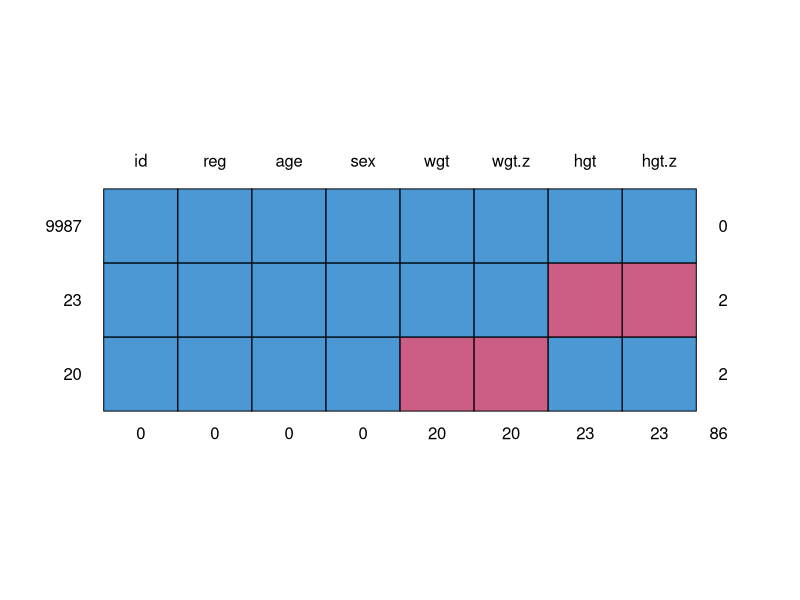
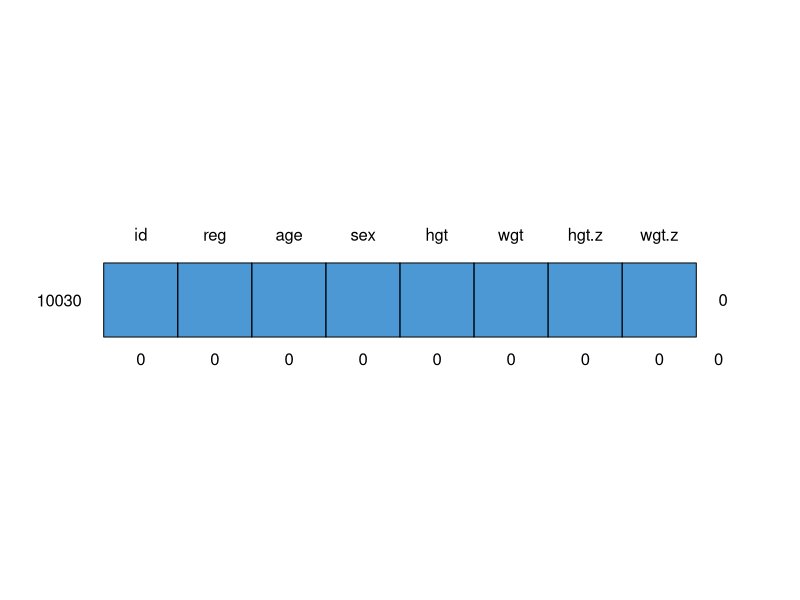
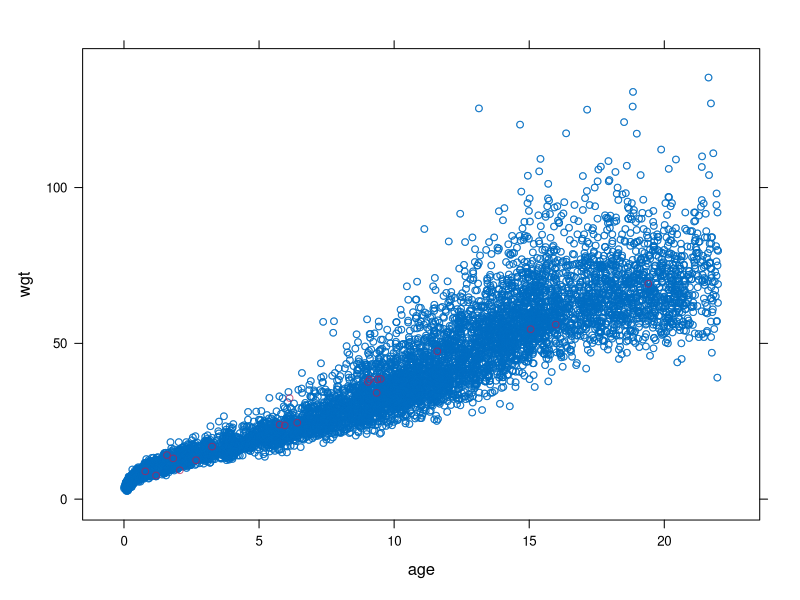
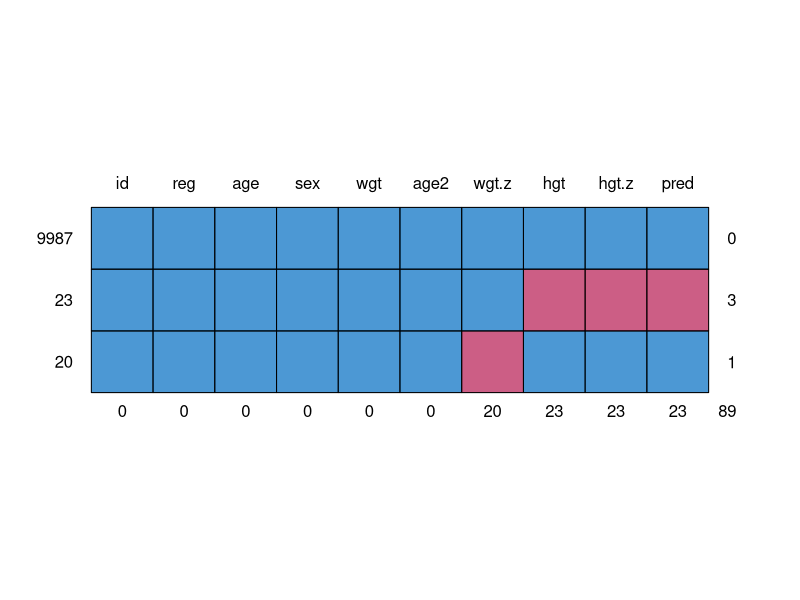

The R source for these figures, in order:
## ---- chunk 1
#loading libraries
library(tidyverse)
library(mice)
library(dplyr)
## ---- chunk 2
?nhanes

df <- nhanes
df_cc <- na.omit(df) #omiting the n/a values
df_cc
## ---- chunk 3
#compute the mean
imp_mean <- mice(df, method = "mean", m = 1, maxit = 1)

#put on new df to store the missing values as mean values of each colum
df_mean <- complete(imp_mean)
df_mean
## ---- chunk 4
var(df)
## ---- chunk 5
#Comparison var ( As u can imagine if u are inputing values as MEAN, the variance will decrease because more points will become "closer to the mean")

var(df_cc)
## ---- chunk 6
var(df_mean)
## ---- chunk 7
#loading and look for summaries
md.pattern(fdgs)
## ---- chunk 8
#Original
df_fdgs <- fdgs

#df without n/a
df_fdgs_cc <- na.omit(df_fdgs)

#df with mean imputation
imp_mean <- mice(df_fdgs, method = "mean", m = 1, maxit = 1)
df_fgds_mean <- complete(imp_mean)

#look for df`s

md.pattern( df_fgds_mean)
## ---- chunk 9

#df with regression imputation Using mice

df_fgds_reg <- df_fdgs

imp <- mice(df_fgds_reg, method = "norm.predict", seed = 1,
           m = 1, print = FALSE)
xyplot(imp, wgt ~ age )
## ---- chunk 10
#df with reg manually (u have to use df without the n/a)

df_fdgs_age2 <- df_fdgs %>%
  mutate( age2 = age ** 2) # elevate age to quadratic as question suggests

multi.fit = lm(wgt~reg+age2+sex+hgt, data=df_fdgs_age2)
summary(multi.fit)

## ---- chunk 11
#predict some values
value <- data.frame(
  reg = c("North"),
  age2 = c(20),
  sex = c("girl"),
  hgt = c(30)
)

pred2 <- predict(multi.fit, value)
pred2

## ---- chunk 12
# Use fit to predict the value
df3 <- df_fdgs_age2 %>% 
  #create a pred column to compare with original
  mutate(pred = predict(multi.fit, .)) %>%
  # Replace NA with pred in var1
  mutate(wgt = ifelse(is.na(wgt), pred, wgt))

# See the result
head(df3)

## ---- chunk 13
#show original df just to compare
df_fdgs[rowSums(is.na(df_fdgs)) > 0,]
## ---- chunk 14
#look at 3 indexes to compare the values with original df
ids <- df_fdgs[rowSums(is.na(df_fdgs)) > 0,1] #picking every ids with n/a values

filter(df3, id == 100984)


## ---- chunk 15
md.pattern(df3)
## ---- chunk 16
#lookinf for the mean, removing N/A of the hgt colum
mean(df3$wgt)

## ---- chunk 17
mean(df_fdgs_cc$wgt)
